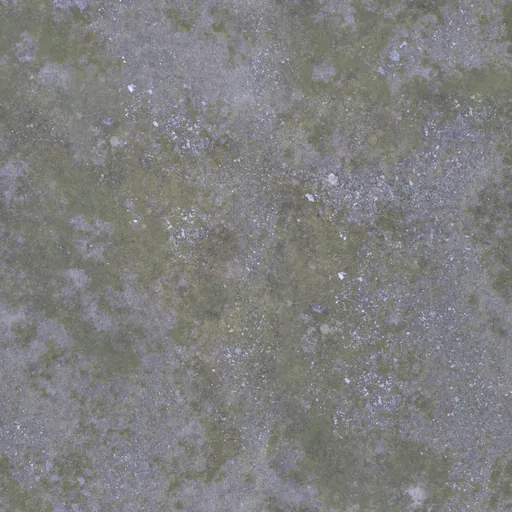
#> input picture assets/terrain/tex/aerial_grass_rock.webp, 512 x 512 px, given in place of aerial_grass_rock.jpg, which was not available
$ python build.py
#> lines starting #> are read from the running program, lines starting #| are printed output that depends on the picture
#!/usr/bin/env python3
"""Photo ground textures for the terrain (assets/terrain/tex/*.webp).

Downloads CC0 ground photographs from Poly Haven (https://polyhaven.com, public domain),
shrinks them to 512 px and centres every channel on mid grey, keeping only the variation.
The game lays them over each map's own soil colours with a 'hard-light' blend, so one
photo serves every theatre.

    python3 build.py            # needs Pillow + numpy; caches downloads in ./cache
"""
import json, os, sys, urllib.request
import numpy as np
_o = urllib.request.build_opener(); _o.addheaders = [('User-Agent', 'sprite-tools')]; urllib.request.install_opener(_o)
from PIL import Image

HERE = os.path.dirname(os.path.abspath(__file__))
CACHE = os.path.join(HERE, 'cache')
OUT = os.path.join(HERE, '..', '..', 'assets', 'terrain', 'tex')
# name: contrast kept (1 = as photographed)
TEX = {
    'aerial_grass_rock': 1.0, 'aerial_rocks_04': 0.9, 'leafy_grass': 1.2, 'grass_ground': 1.2, 'sparse_grass': 1.1,
    'withered_grass': 1.2, 'forrest_ground_01': 1.0, 'dirt_aerial_03': 1.0, 'aerial_ground_rock': 1.0, 'aerial_mud_1': 1.0,
    'aerial_beach_01': 1.3, 'aerial_sand': 1.2, 'gravelly_sand': 1.0, 'dry_ground_01': 0.9, 'mud_cracked_dry_03': 0.9,
    'aerial_rocks_02': 0.9, 'aerial_rocks_01': 0.9, 'snow_02': 1.0, 'snow_field_aerial': 0.8, 'cliff_side': 0.9, 'rock_face': 1.0,
}

def fetch(name):
    os.makedirs(CACHE, exist_ok=True)
    p = os.path.join(CACHE, name + '.jpg')
    if not os.path.exists(p):
        with urllib.request.urlopen(f'https://api.polyhaven.com/files/{name}') as r:
            d = json.load(r)
        key = 'Diffuse' if 'Diffuse' in d else next(k for k in d if 'diff' in k.lower() or 'col' in k.lower())
        urllib.request.urlretrieve(d[key]['1k']['jpg']['url'], p)
    return p

os.makedirs(OUT, exist_ok=True)
for name, contrast in TEX.items():
    im = Image.open(fetch(name)).convert('RGB').resize((512, 512), Image.LANCZOS)
#> im is the input picture: PIL image 512x512 RGB; mean R, G, B 127.4, 127.7, 127.4
    a = np.asarray(im).astype(np.float32)
    # take out the slow gradient of each photo (uneven light): tiling stays invisible
    lowres = np.asarray(im.resize((8, 8), Image.BOX).resize((512, 512), Image.BICUBIC)).astype(np.float32)
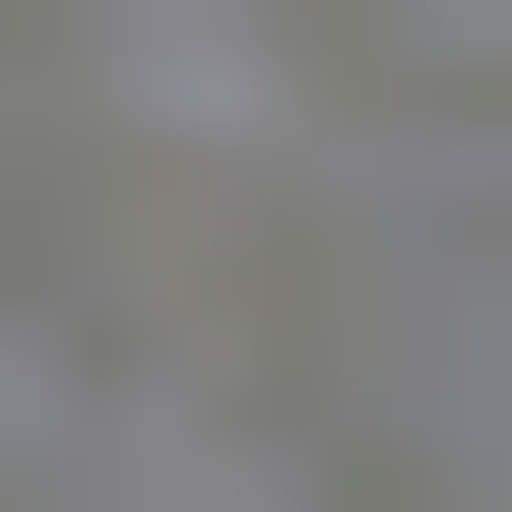
#> lowres: shape (512, 512, 3) float32; mean R, G, B 127.4, 127.7, 127.4
    a = a - lowres * 0.5 - a.mean(axis=(0, 1)) * 0.5
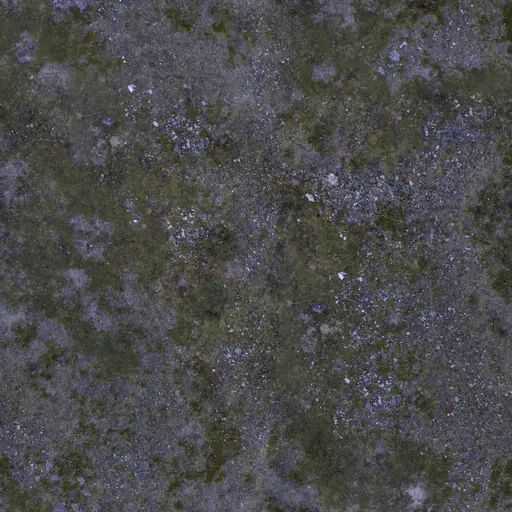
#> a: shape (512, 512, 3) float32; mean R, G, B 0, 0, 0; drawn with min black and max white
    # mostly light and shade, with half of the photo's own colour shifts (the soil colours come from the map)
    a = a * 0.5 + a.mean(axis=2, keepdims=True) * 0.5
    a = np.clip(128 + a * contrast, 0, 255).astype(np.uint8)
    Image.fromarray(a).save(os.path.join(OUT, name + '.webp'), quality=82, method=6)
    print(name, os.path.getsize(os.path.join(OUT, name + '.webp')) // 1024, 'KB')
#> pass 2 of the loop `for name, contrast in TEX.items():`:
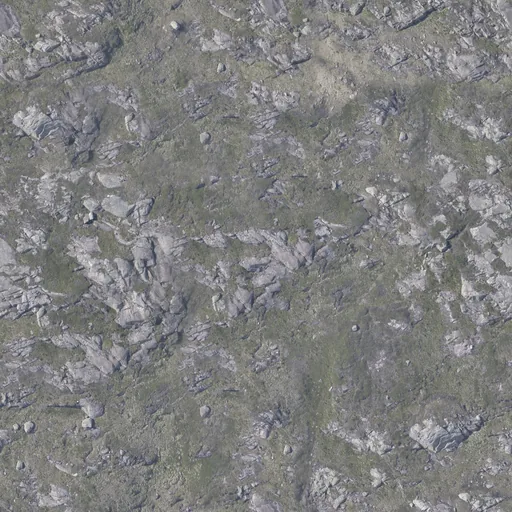
#> input picture assets/terrain/tex/aerial_rocks_04.webp, 512 x 512 px, given in place of aerial_rocks_04.jpg, which was not available
#> im is the input picture: PIL image 512x512 RGB; mean R, G, B 127.4, 127.7, 127.5
#> `lowres = np.asarray(im.resize((8, 8), Image.BOX).resize((512, 512), Im..`:
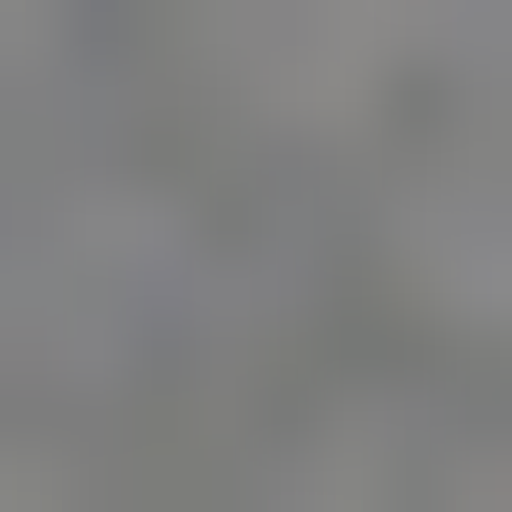
#> lowres: shape (512, 512, 3) float32; mean R, G, B 127.5, 127.7, 127.6
#> `a = a - lowres * 0.5 - a.mean(axis=(0, 1)) * 0.5`:
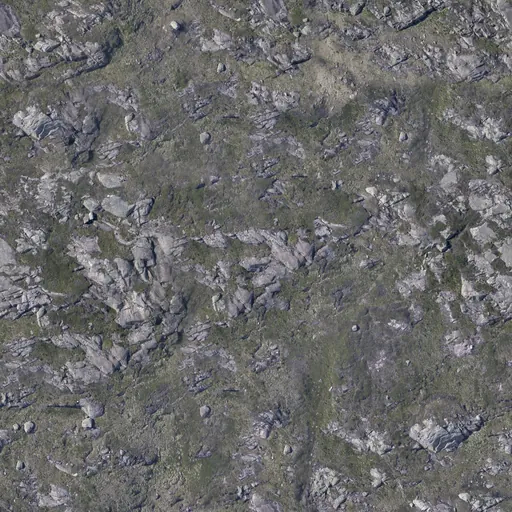
#> a: shape (512, 512, 3) float32; mean R, G, B 0, 0, 0; drawn with min black and max white
#> pass 3 of the loop `for name, contrast in TEX.items():`:
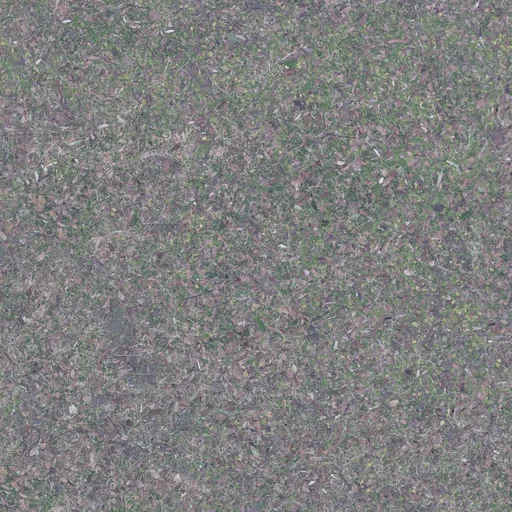
#> input picture assets/terrain/tex/leafy_grass.webp, 512 x 512 px, given in place of leafy_grass.jpg, which was not available
#> im is the input picture: PIL image 512x512 RGB; mean R, G, B 127.5, 127.7, 127.4
#> `a = a - lowres * 0.5 - a.mean(axis=(0, 1)) * 0.5`:
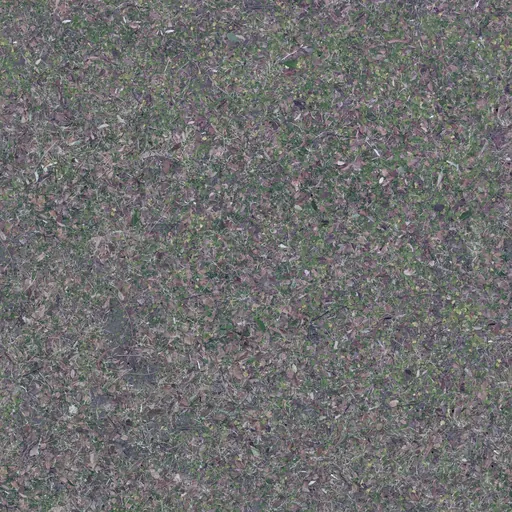
#> a: shape (512, 512, 3) float32; mean R, G, B 0, 0, 0; drawn with min black and max white
#> (the run stopped early here; a loop or call above may not have finished)
